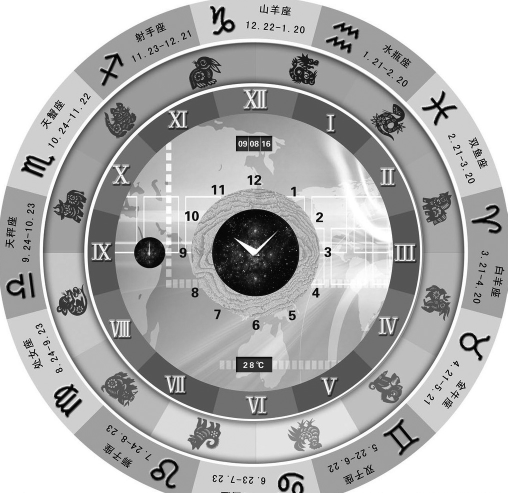
//> input picture chapter-03/img2.jpg, 1015 x 986 px (shown at 1/2 size)
$ ./warpAffine ../img2.jpg   (built with g++ and OpenCV 4)
//> lines starting //> are read from the running program, lines starting //| are printed output that depends on the picture
#include <opencv2/core.hpp>
#include <opencv2/highgui.hpp>
#include <opencv2/imgproc.hpp>

using namespace cv;

int main(int argc, char* argv[])
{
	//输入图像
	Mat I = imread(argv[1], IMREAD_GRAYSCALE);
//> I is the input picture: 986 rows x 1015 cols, CV_8UC1; min 0, max 255, mean 176.1

	if (!I.data)
		return -1;

	/*第一种方式：利用 warpAffine 进行缩放*/
	//缩放仿射矩阵，等比例缩小2倍
	Mat s = (Mat_<float>(2, 3) << 0.5, 0, 0, 0, 0.5, 0);
	Mat dst1;
	warpAffine(I, dst1,s,Size(I.cols/2,I.rows/2));//图像缩放
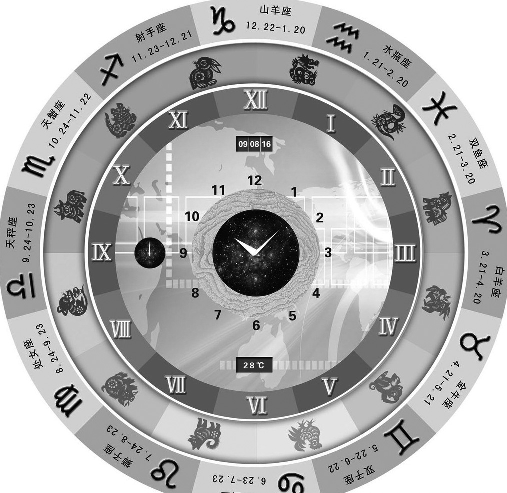
//> dst1: 493 rows x 507 cols, CV_8UC1; min 0, max 255, mean 176.1

	/*第二种方式：利用 resize 等比例缩小两倍*/
	Mat dst2;
	resize(I, dst2, Size(I.cols / 2, I.rows / 2), 0.5, 0.5);
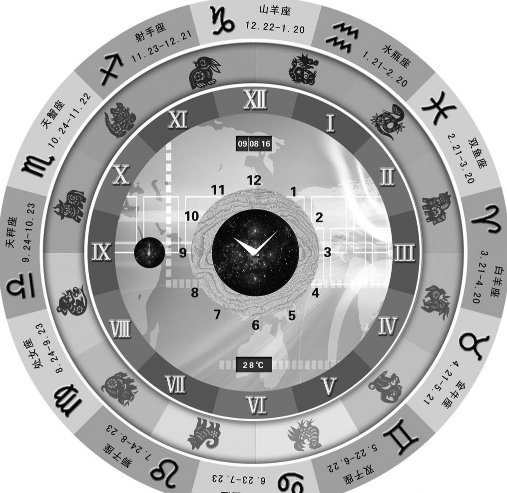
//> dst2: 493 rows x 507 cols, CV_8UC1; min 0, max 255, mean 176.1

	imshow("I", I);
	imshow("warpAffine", dst1);
	imshow("resize", dst2);
	waitKey(0);
	return 0;
}
